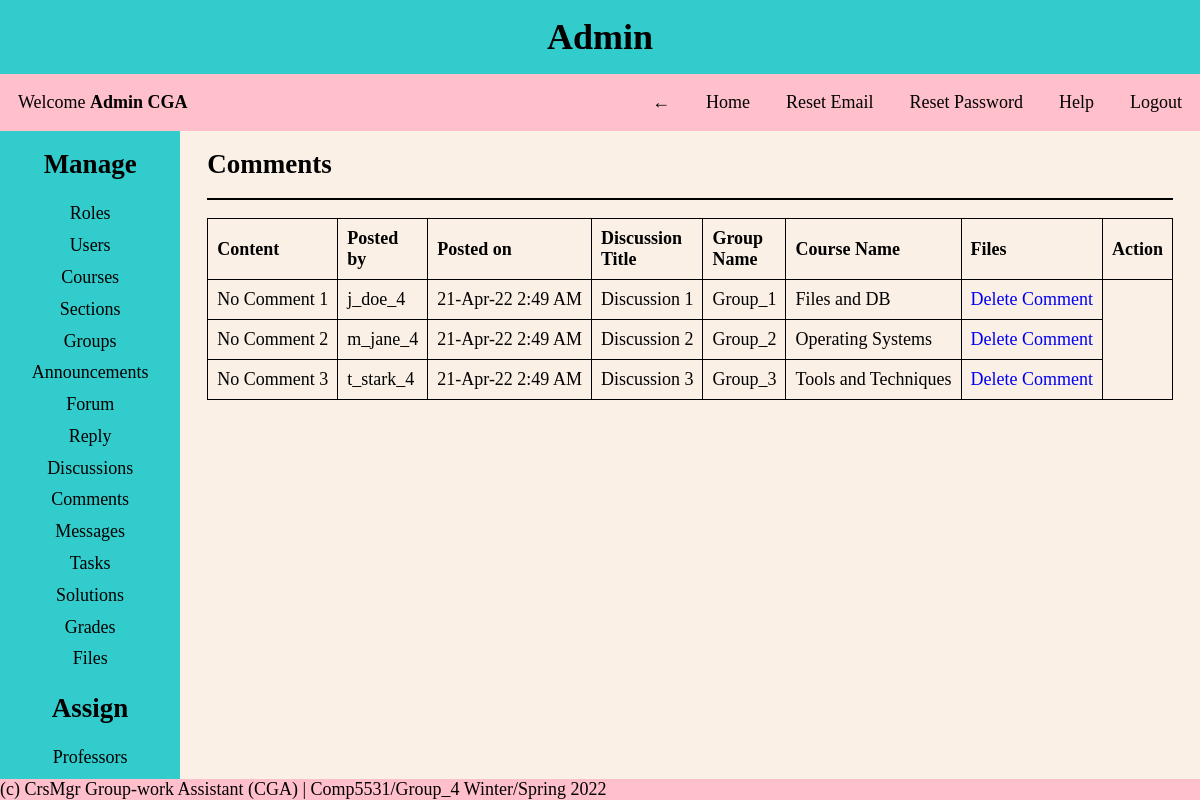
Page /pages/admin.php?page=comments (signed in) on the earlier database version.
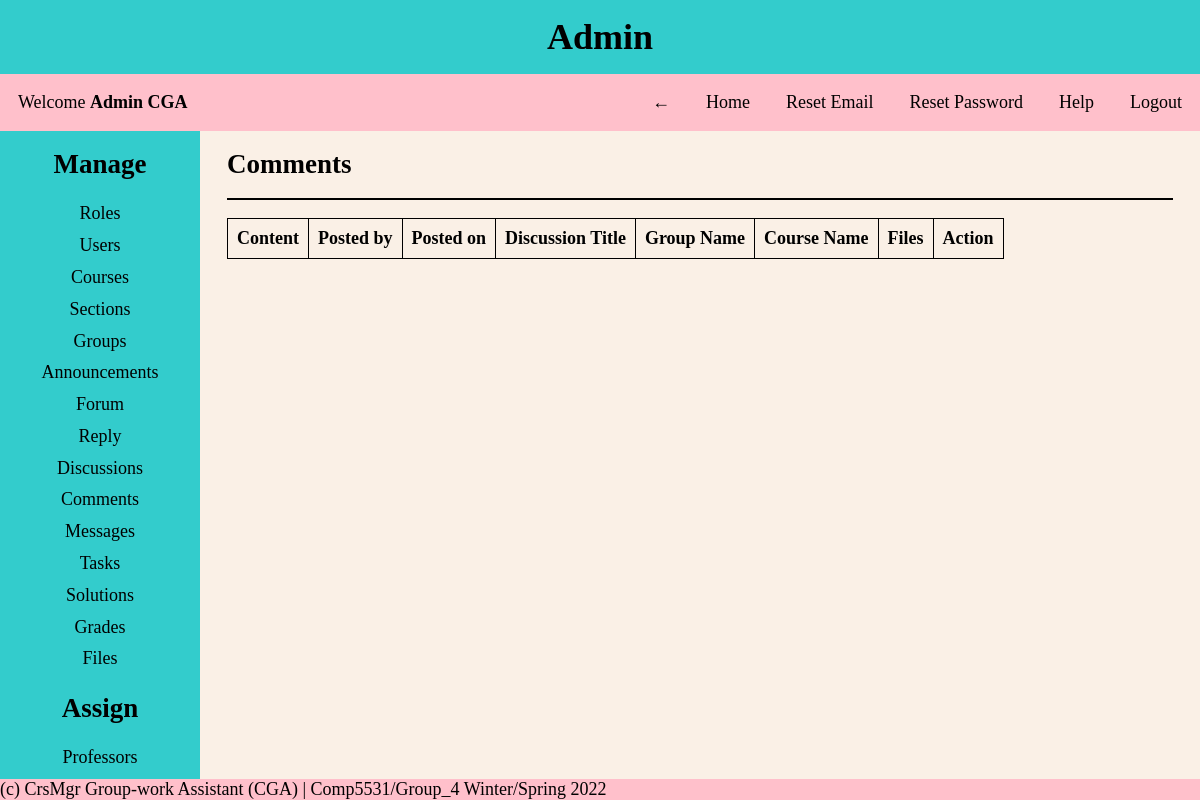
Same page on the later database version.
### tables this page shows
CREATE TABLE Comment
(
  comment_id INT NOT NULL AUTO_INCREMENT PRIMARY KEY,
  comment_content VARCHAR(1024) NOT NULL,
  posted_by_uid INT NOT NULL,
  posted_on DATETIME DEFAULT CURRENT_TIMESTAMP,
  discussion_id INT NOT NULL,
  file_id INT,
  FOREIGN KEY (discussion_id) REFERENCES Discussion(discussion_id) ON DELETE CASCADE ON UPDATE CASCADE,
  FOREIGN KEY (file_id) REFERENCES Files(file_id) ON DELETE CASCADE ON UPDATE CASCADE
);

CREATE TABLE Users
(
  user_id INT NOT NULL AUTO_INCREMENT PRIMARY KEY,
  first_name VARCHAR(30) NOT NULL,
  last_name VARCHAR(30) NOT NULL,
  dob DATE NOT NULL,
  email VARCHAR(30) NOT NULL UNIQUE,
  username VARCHAR(30) NOT NULL UNIQUE,
  password VARCHAR(30) NOT NULL,
  created_on DATETIME DEFAULT CURRENT_TIMESTAMP,
  first_login TINYINT NOT NULL,
  role_id INT NOT NULL,
  FOREIGN KEY (role_id) REFERENCES Roles(role_id)
);

CREATE TABLE Discussion
(
  discussion_id INT NOT NULL AUTO_INCREMENT PRIMARY KEY,
  discussion_title VARCHAR(30) NOT NULL,
  discussion_content VARCHAR(1024) NOT NULL,
  posted_by_uid INT NOT NULL,
  posted_on DATETIME DEFAULT CURRENT_TIMESTAMP,
  group_id INT,
  task_id INT,
  file_id INT,
  FOREIGN KEY (group_id) REFERENCES Student_Groups(group_id) ON DELETE CASCADE ON UPDATE CASCADE,
  FOREIGN KEY (task_id) REFERENCES Task(task_id) ON DELETE CASCADE ON UPDATE CASCADE,
  FOREIGN KEY (file_id) REFERENCES Files(file_id) ON DELETE CASCADE ON UPDATE CASCADE
);

CREATE TABLE Student_Groups
(
  group_id INT NOT NULL AUTO_INCREMENT PRIMARY KEY,
  group_name VARCHAR(30) NOT NULL,
  group_leader_sid INT NOT NULL
);

CREATE TABLE Course
(
  course_id INT NOT NULL AUTO_INCREMENT PRIMARY KEY,
  course_name VARCHAR(30) NOT NULL UNIQUE,
  course_number INT NOT NULL UNIQUE
);

### helper/functions.php (called while the page is built, shortened)
<?php
function date_convert($date)
{
    $date = strtotime($date);
    return date('d-M-y g:i A', $date);
}

### CRUD/comments.php (the view, shortened to what this page needs)
<div class="content-body">
    <?php
    $query = "SELECT c.*, d.*, u.*, cr.course_name, g.group_name, fl.* FROM comment as c
    JOIN discussion as d ON d.discussion_id = c.discussion_id
    JOIN student_groups as g ON g.group_id = d.group_id
    JOIN group_of_course as gc ON gc.group_id = g.group_id
    JOIN course as cr ON cr.course_id = gc.course_id
    LEFT JOIN files as fl ON fl.file_id = c.file_id
    JOIN users as u ON u.user_id = c.posted_by_uid
    ORDER BY c.comment_id ASC";
    $comments = mysqli_query($conn, $query);
    ?>
    <h2>Comments</h2>
    <hr>
    <table>
        <thead>
            <tr>
                <th>Content</th>
                <th>Posted by</th>
                <th>Posted on</th>
                <th>Discussion Title</th>
                <th>Group Name</th>
                <th>Course Name</th>
                <th>Files</th>
                <th>Action</th>
            </tr>
        </thead>
        <tbody>
            <?php foreach ($comments as $row) {
                $id = $row['comment_id'];
                $content = $row['comment_content'];
                $posted_by = $row['username'];
                $posted_on = date_convert($row['posted_on']);
                $discussion_title = $row['discussion_title'];
                $group_name = $row['group_name'];
                $course_name = $row['course_name'];
                $file_id = $row['file_id'];
            ?>
                <tr>
                    <td><?= $content ?></td>
                    <td><?= $posted_by ?></td>
                    <td><?= $posted_on ?></td>
                    <td><?= $discussion_title ?></td>
                    <td><?= $group_name ?></td>
                    <td><?= $course_name ?></td>
                    <td><a href="?page=comments&delete_id=<?= $id ?>&file_id=<?= $file_id ?>" onclick="return confirm('Are you sure you want to delete?')">Delete Comment</a></td>
                </tr>
            <?php } ?>
        </tbody>
    </table>
</div>

Differences in the rows shown:
removed comment: comment_content "No Comment 1", users.username "j_doe_4", discussion.posted_on "21-Apr-22 2:49 AM", discussion.discussion_title "Discussion 1", student_groups.group_name "Group_1", course.course_name "Files and DB"
removed comment: comment_content "No Comment 2", users.username "m_jane_4", discussion.posted_on "21-Apr-22 2:49 AM", discussion.discussion_title "Discussion 2", student_groups.group_name "Group_2", course.course_name "Operating Systems"
removed comment: comment_content "No Comment 3", users.username "t_stark_4", discussion.posted_on "21-Apr-22 2:49 AM", discussion.discussion_title "Discussion 3", student_groups.group_name "Group_3", course.course_name "Tools and Techniques"
